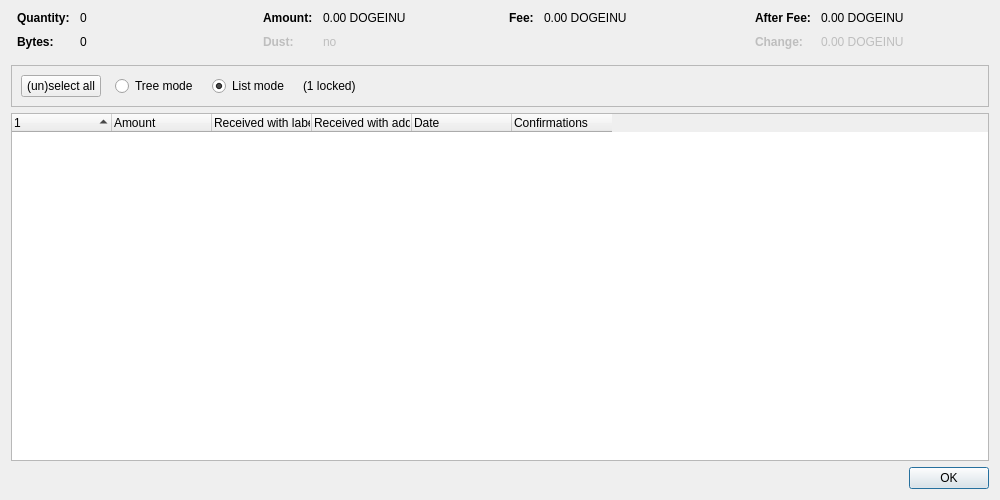
<?xml version="1.0" encoding="UTF-8"?>
<ui version="4.0">
 <class>CoinControlDialog</class>
 <widget class="QDialog" name="CoinControlDialog">
  <property name="geometry">
   <rect>
    <x>0</x>
    <y>0</y>
    <width>1000</width>
    <height>500</height>
   </rect>
  </property>
  <property name="windowTitle">
   <string>Coin Selection</string>
  </property>
  <layout class="QVBoxLayout" name="verticalLayout">
   <item>
    <layout class="QHBoxLayout" name="horizontalLayoutTop" stretch="0,0,0,0">
     <property name="topMargin">
      <number>0</number>
     </property>
     <property name="bottomMargin">
      <number>10</number>
     </property>
     <item>
      <layout class="QFormLayout" name="formLayoutCoinControl1">
       <property name="horizontalSpacing">
        <number>10</number>
       </property>
       <property name="verticalSpacing">
        <number>10</number>
       </property>
       <property name="leftMargin">
        <number>6</number>
       </property>
       <property name="rightMargin">
        <number>6</number>
       </property>
       <item row="0" column="0">
        <widget class="QLabel" name="labelCoinControlQuantityText">
         <property name="font">
          <font>
           <weight>75</weight>
           <bold>true</bold>
          </font>
         </property>
         <property name="text">
          <string>Quantity:</string>
         </property>
        </widget>
       </item>
       <item row="0" column="1">
        <widget class="QLabel" name="labelCoinControlQuantity">
         <property name="cursor">
          <cursorShape>IBeamCursor</cursorShape>
         </property>
         <property name="contextMenuPolicy">
          <enum>Qt::ActionsContextMenu</enum>
         </property>
         <property name="text">
          <string notr="true">0</string>
         </property>
         <property name="textInteractionFlags">
          <set>Qt::LinksAccessibleByMouse|Qt::TextSelectableByKeyboard|Qt::TextSelectableByMouse</set>
         </property>
        </widget>
       </item>
       <item row="1" column="0">
        <widget class="QLabel" name="labelCoinControlBytesText">
         <property name="font">
          <font>
           <weight>75</weight>
           <bold>true</bold>
          </font>
         </property>
         <property name="text">
          <string>Bytes:</string>
         </property>
        </widget>
       </item>
       <item row="1" column="1">
        <widget class="QLabel" name="labelCoinControlBytes">
         <property name="cursor">
          <cursorShape>IBeamCursor</cursorShape>
         </property>
         <property name="contextMenuPolicy">
          <enum>Qt::ActionsContextMenu</enum>
         </property>
         <property name="text">
          <string notr="true">0</string>
         </property>
         <property name="textInteractionFlags">
          <set>Qt::LinksAccessibleByMouse|Qt::TextSelectableByKeyboard|Qt::TextSelectableByMouse</set>
         </property>
        </widget>
       </item>
      </layout>
     </item>
     <item>
      <layout class="QFormLayout" name="formLayoutCoinControl2">
       <property name="horizontalSpacing">
        <number>10</number>
       </property>
       <property name="verticalSpacing">
        <number>10</number>
       </property>
       <property name="leftMargin">
        <number>6</number>
       </property>
       <property name="rightMargin">
        <number>6</number>
       </property>
       <item row="0" column="0">
        <widget class="QLabel" name="labelCoinControlAmountText">
         <property name="font">
          <font>
           <weight>75</weight>
           <bold>true</bold>
          </font>
         </property>
         <property name="text">
          <string>Amount:</string>
         </property>
        </widget>
       </item>
       <item row="0" column="1">
        <widget class="QLabel" name="labelCoinControlAmount">
         <property name="cursor">
          <cursorShape>IBeamCursor</cursorShape>
         </property>
         <property name="contextMenuPolicy">
          <enum>Qt::ActionsContextMenu</enum>
         </property>
         <property name="text">
          <string notr="true">0.00 DOGEINU</string>
         </property>
         <property name="textInteractionFlags">
          <set>Qt::LinksAccessibleByMouse|Qt::TextSelectableByKeyboard|Qt::TextSelectableByMouse</set>
         </property>
        </widget>
       </item>
       <item row="1" column="0">
        <widget class="QLabel" name="labelCoinControlLowOutputText">
         <property name="enabled">
          <bool>false</bool>
         </property>
         <property name="font">
          <font>
           <weight>75</weight>
           <bold>true</bold>
          </font>
         </property>
         <property name="text">
          <string>Dust:</string>
         </property>
        </widget>
       </item>
       <item row="1" column="1">
        <widget class="QLabel" name="labelCoinControlLowOutput">
         <property name="enabled">
          <bool>false</bool>
         </property>
         <property name="cursor">
          <cursorShape>IBeamCursor</cursorShape>
         </property>
         <property name="contextMenuPolicy">
          <enum>Qt::ActionsContextMenu</enum>
         </property>
         <property name="text">
          <string notr="true">no</string>
         </property>
         <property name="textInteractionFlags">
          <set>Qt::LinksAccessibleByMouse|Qt::TextSelectableByKeyboard|Qt::TextSelectableByMouse</set>
         </property>
        </widget>
       </item>
      </layout>
     </item>
     <item>
      <layout class="QFormLayout" name="formLayoutCoinControl3">
       <property name="horizontalSpacing">
        <number>10</number>
       </property>
       <property name="verticalSpacing">
        <number>10</number>
       </property>
       <property name="leftMargin">
        <number>6</number>
       </property>
       <property name="rightMargin">
        <number>6</number>
       </property>
       <item row="0" column="0">
        <widget class="QLabel" name="labelCoinControlFeeText">
         <property name="font">
          <font>
           <weight>75</weight>
           <bold>true</bold>
          </font>
         </property>
         <property name="text">
          <string>Fee:</string>
         </property>
        </widget>
       </item>
       <item row="0" column="1">
        <widget class="QLabel" name="labelCoinControlFee">
         <property name="cursor">
          <cursorShape>IBeamCursor</cursorShape>
         </property>
         <property name="contextMenuPolicy">
          <enum>Qt::ActionsContextMenu</enum>
         </property>
         <property name="text">
          <string notr="true">0.00 DOGEINU</string>
         </property>
         <property name="textInteractionFlags">
          <set>Qt::LinksAccessibleByMouse|Qt::TextSelectableByKeyboard|Qt::TextSelectableByMouse</set>
         </property>
        </widget>
       </item>
      </layout>
     </item>
     <item>
      <layout class="QFormLayout" name="formLayoutCoinControl4">
       <property name="horizontalSpacing">
        <number>10</number>
       </property>
       <property name="verticalSpacing">
        <number>10</number>
       </property>
       <property name="leftMargin">
        <number>6</number>
       </property>
       <property name="rightMargin">
        <number>6</number>
       </property>
       <item row="0" column="0">
        <widget class="QLabel" name="labelCoinControlAfterFeeText">
         <property name="font">
          <font>
           <weight>75</weight>
           <bold>true</bold>
          </font>
         </property>
         <property name="text">
          <string>After Fee:</string>
         </property>
        </widget>
       </item>
       <item row="0" column="1">
        <widget class="QLabel" name="labelCoinControlAfterFee">
         <property name="cursor">
          <cursorShape>IBeamCursor</cursorShape>
         </property>
         <property name="contextMenuPolicy">
          <enum>Qt::ActionsContextMenu</enum>
         </property>
         <property name="text">
          <string notr="true">0.00 DOGEINU</string>
         </property>
         <property name="textInteractionFlags">
          <set>Qt::LinksAccessibleByMouse|Qt::TextSelectableByKeyboard|Qt::TextSelectableByMouse</set>
         </property>
        </widget>
       </item>
       <item row="1" column="0">
        <widget class="QLabel" name="labelCoinControlChangeText">
         <property name="enabled">
          <bool>false</bool>
         </property>
         <property name="font">
          <font>
           <weight>75</weight>
           <bold>true</bold>
          </font>
         </property>
         <property name="text">
          <string>Change:</string>
         </property>
        </widget>
       </item>
       <item row="1" column="1">
        <widget class="QLabel" name="labelCoinControlChange">
         <property name="enabled">
          <bool>false</bool>
         </property>
         <property name="cursor">
          <cursorShape>IBeamCursor</cursorShape>
         </property>
         <property name="contextMenuPolicy">
          <enum>Qt::ActionsContextMenu</enum>
         </property>
         <property name="text">
          <string notr="true">0.00 DOGEINU</string>
         </property>
         <property name="textInteractionFlags">
          <set>Qt::LinksAccessibleByMouse|Qt::TextSelectableByKeyboard|Qt::TextSelectableByMouse</set>
         </property>
        </widget>
       </item>
      </layout>
     </item>
    </layout>
   </item>
   <item>
    <widget class="QFrame" name="frame">
     <property name="minimumSize">
      <size>
       <width>0</width>
       <height>40</height>
      </size>
     </property>
     <property name="frameShape">
      <enum>QFrame::StyledPanel</enum>
     </property>
     <property name="frameShadow">
      <enum>QFrame::Sunken</enum>
     </property>
     <layout class="QHBoxLayout" name="horizontalLayout">
      <item>
       <layout class="QHBoxLayout" name="horizontalLayoutPanel" stretch="0,0,0,0,0">
        <property name="spacing">
         <number>14</number>
        </property>
        <item>
         <widget class="QPushButton" name="pushButtonSelectAll">
          <property name="sizePolicy">
           <sizepolicy hsizetype="Maximum" vsizetype="Fixed">
            <horstretch>0</horstretch>
            <verstretch>0</verstretch>
           </sizepolicy>
          </property>
          <property name="text">
           <string>(un)select all</string>
          </property>
          <property name="autoDefault">
           <bool>false</bool>
          </property>
         </widget>
        </item>
        <item>
         <widget class="QRadioButton" name="radioTreeMode">
          <property name="sizePolicy">
           <sizepolicy hsizetype="Maximum" vsizetype="Fixed">
            <horstretch>0</horstretch>
            <verstretch>0</verstretch>
           </sizepolicy>
          </property>
          <property name="text">
           <string>Tree mode</string>
          </property>
         </widget>
        </item>
        <item>
         <widget class="QRadioButton" name="radioListMode">
          <property name="sizePolicy">
           <sizepolicy hsizetype="Maximum" vsizetype="Fixed">
            <horstretch>0</horstretch>
            <verstretch>0</verstretch>
           </sizepolicy>
          </property>
          <property name="text">
           <string>List mode</string>
          </property>
          <property name="checked">
           <bool>true</bool>
          </property>
         </widget>
        </item>
        <item>
         <widget class="QLabel" name="labelLocked">
          <property name="text">
           <string notr="true">(1 locked)</string>
          </property>
         </widget>
        </item>
        <item>
         <spacer name="horizontalSpacer">
          <property name="orientation">
           <enum>Qt::Horizontal</enum>
          </property>
          <property name="sizeHint" stdset="0">
           <size>
            <width>40</width>
            <height>20</height>
           </size>
          </property>
         </spacer>
        </item>
       </layout>
      </item>
     </layout>
    </widget>
   </item>
   <item>
    <widget class="CoinControlTreeWidget" name="treeWidget">
     <property name="contextMenuPolicy">
      <enum>Qt::CustomContextMenu</enum>
     </property>
     <property name="sortingEnabled">
      <bool>false</bool>
     </property>
     <property name="columnCount">
      <number>6</number>
     </property>
     <attribute name="headerShowSortIndicator" stdset="0">
      <bool>true</bool>
     </attribute>
     <attribute name="headerStretchLastSection">
      <bool>false</bool>
     </attribute>
     <column>
      <property name="text">
       <string/>
      </property>
     </column>
     <column>
      <property name="text">
       <string>Amount</string>
      </property>
     </column>
     <column>
      <property name="text">
       <string>Received with label</string>
      </property>
     </column>
     <column>
      <property name="text">
       <string>Received with address</string>
      </property>
     </column>
     <column>
      <property name="text">
       <string>Date</string>
      </property>
     </column>
     <column>
      <property name="text">
       <string>Confirmations</string>
      </property>
      <property name="toolTip">
       <string>Confirmed</string>
      </property>
     </column>
     <column>
      <property name="text">
       <string/>
      </property>
     </column>
     <column>
      <property name="text">
       <string/>
      </property>
     </column>
     <column>
      <property name="text">
       <string/>
      </property>
     </column>
     <column>
      <property name="text">
       <string/>
      </property>
     </column>
    </widget>
   </item>
   <item>
    <widget class="QDialogButtonBox" name="buttonBox">
     <property name="orientation">
      <enum>Qt::Horizontal</enum>
     </property>
     <property name="standardButtons">
      <set>QDialogButtonBox::Ok</set>
     </property>
    </widget>
   </item>
  </layout>
 </widget>
 <customwidgets>
  <customwidget>
   <class>CoinControlTreeWidget</class>
   <extends>QTreeWidget</extends>
   <header>qt/coincontroltreewidget.h</header>
  </customwidget>
 </customwidgets>
 <resources/>
 <connections/>
</ui>
